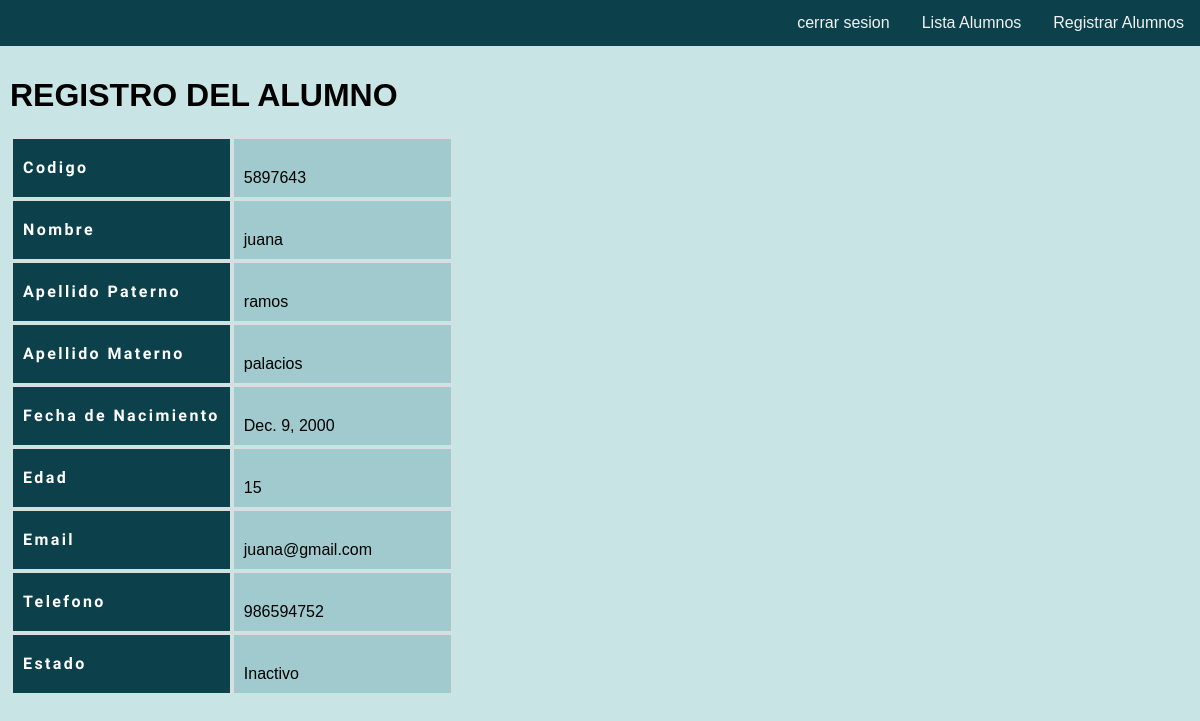
The page /registro/1/ (signed in) on the database its author committed.
### app/models.py (models this page shows, shortened)
class registros (models.Model):
    Codigo = models.CharField(max_length=7,unique=True)
    Nombre = models.CharField(max_length=50)
    Apellido_paterno = models.CharField(max_length=200)
    Apellido_materno = models.CharField(max_length=200)
    Fecha_nacimento = models.DateField()
    Edad = models.IntegerField()
    Email = models.CharField(max_length=50)
    Telefono=models.CharField(max_length=9, unique=True)
    Estado = models.IntegerField(choices=opcion)

### app/views.py (the view)
# urls.py: path('registro/<id>/', registro, name = "registro"),
@login_required()
def registro (request,id):
    registro = get_object_or_404(registros, id=id)
    contexto = {
        'registrosform': registro
    }
    return render(request, 'app/registro.html',contexto)

### app/templates/app/registro.html
{% extends 'app/base.html' %}
{% load static %}
{% block css %}
<link rel="stylesheet" href="{% static 'app/css/registro.css' %}">
{% endblock %}
{% block contenido %}
<h1> REGISTRO DEL ALUMNO </h1>
<table class="alumno">
  <tr>
    <th>Codigo</th>
    <td> {{ registrosform.Codigo }} </td>
  </tr>
  <tr>
    <th>Nombre</th>
    <td> {{ registrosform.Nombre }} </td>
  </tr>
  <tr>
    <th>Apellido Paterno</th>
    <td> {{ registrosform.Apellido_paterno }} </td>
  </tr>
  <tr>
    <th>Apellido Materno</th>
    <td> {{ registrosform.Apellido_materno }} </td>
  </tr>
  <tr>
    <th>Fecha de Nacimiento</th>
    <td> {{ registrosform.Fecha_nacimento }} </td>
  </tr>
  <tr>
    <th>Edad</th>
    <td> {{ registrosform.Edad }} </td>
  </tr>
  <tr>
    <th>Email</th>
    <td> {{ registrosform.Email }} </td>
  </tr>
  <tr>
    <th>Telefono</th>
    <td> {{ registrosform.Telefono }} </td>
  </tr>
  <tr>
    <th>Estado</th>
    <td>
      {% if registrosform.Estado == 0 %}
      Activo
      {% elif registrosform.Estado == 1 %}
      Inactivo
      {% else %}
      Estado desconocido
      {% endif %}
    </td>
  </tr>
</table>
{% endblock %}

### app/static/app/css/registro.css (style rules this page uses)
.alumno td, .alumno th { border: 1px solid #ddd; padding: 10px; text-align: left; }
.alumno th { padding-top: 10px; background-color: #0c414c; color: white; letter-spacing: .15rem; font-family: "Arimo"; }
.alumno td { width: 50%; padding-top: 30px; background-color: #a0cace; color: rgb(0, 0, 0); text-align: left; }

### app/static/app/css/base.css (style rules this page uses)
* { box-sizing: border-box; font-family: Arial, Helvetica, sans-serif; }
body { margin: 0; font-family: Arial, Helvetica, sans-serif; }

### rows shown on the page
registros: Codigo "5897643", Nombre "juana", Apellido_paterno "ramos", Apellido_materno "palacios", Fecha_nacimento "Dec. 9, 2000", Edad "15", Email "juana@gmail.com", Telefono "986594752"
